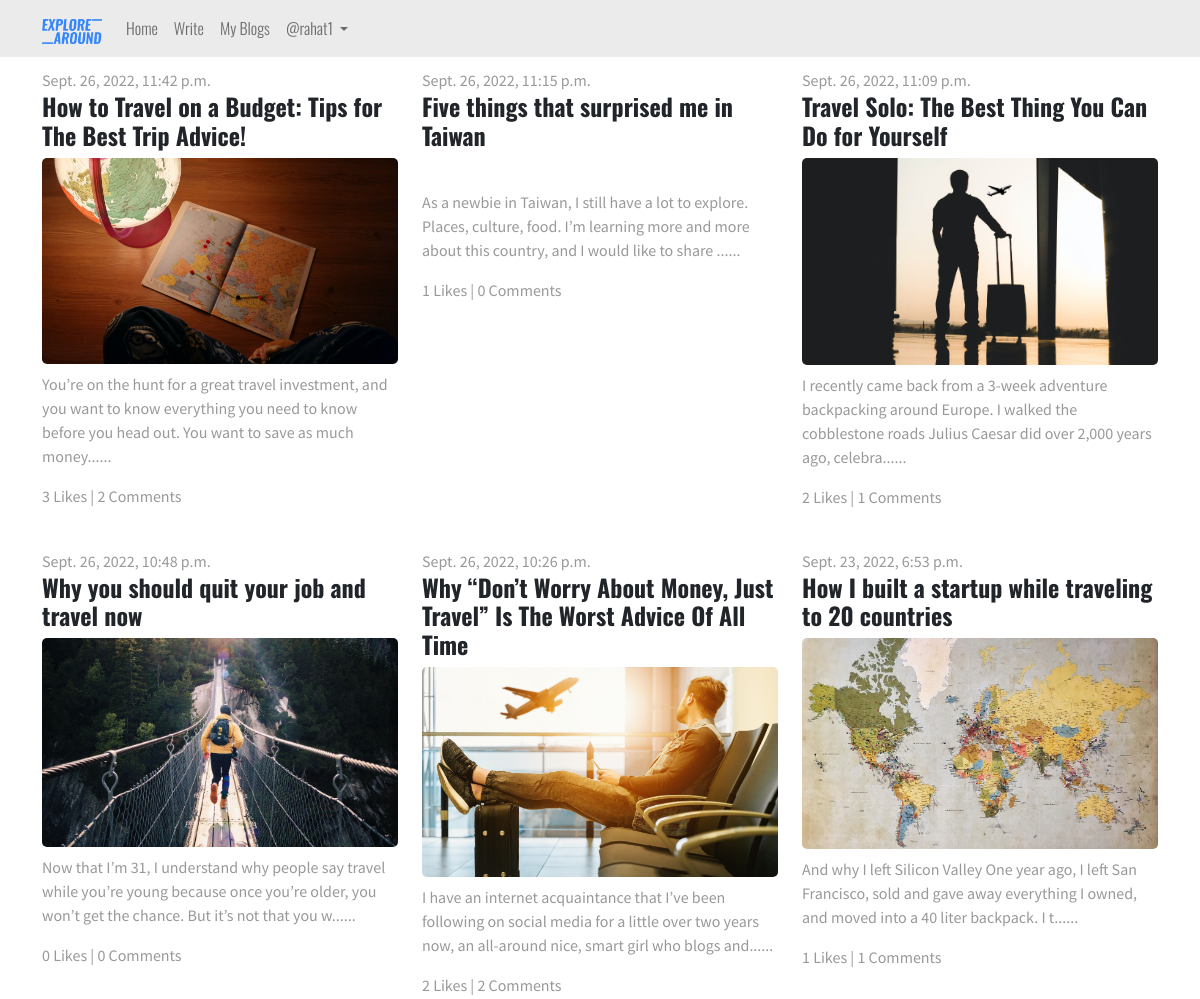
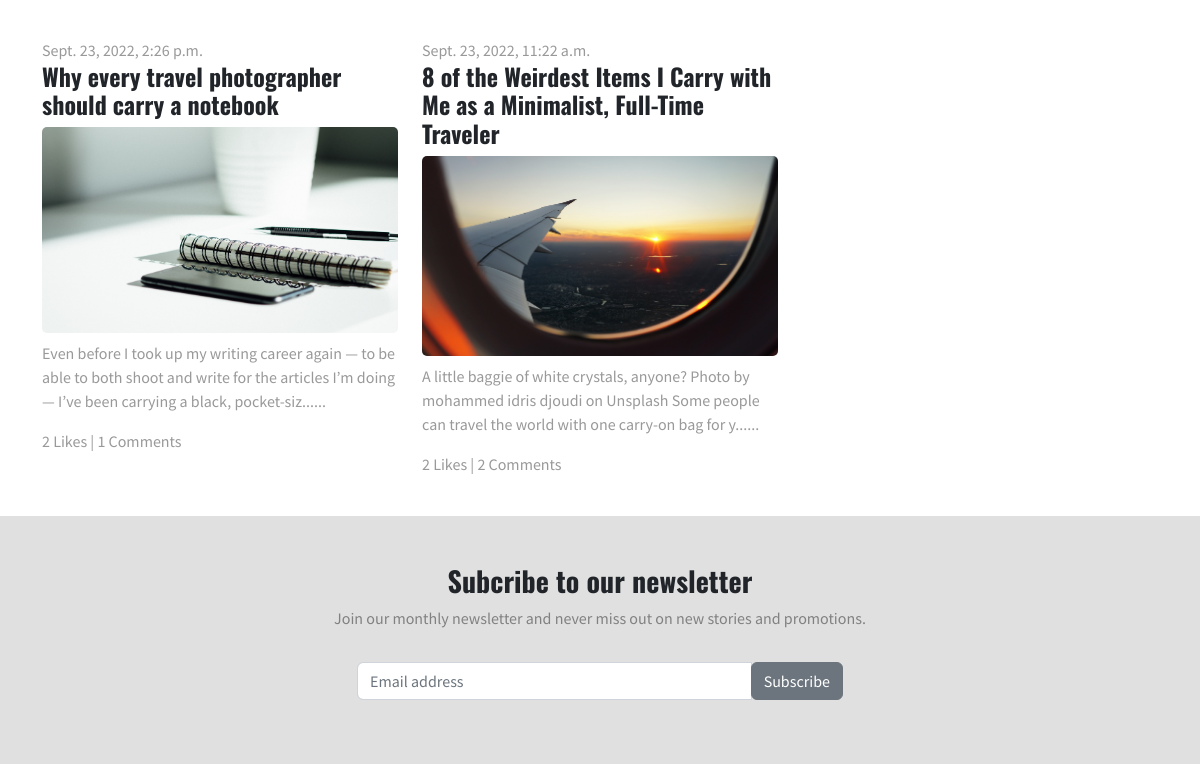
Screenshot of /blog/ (signed in) with the database file from the repository (2 pictures, top to bottom).
### Blog_Management/models.py (models this page shows, shortened)
class Blog(models.Model):
    author = models.ForeignKey(User, on_delete=models.CASCADE, related_name='post_author')
    blog_title = models.CharField(max_length=264, verbose_name='Title')
    slug = models.SlugField(max_length=264, unique=True)
    blog_content = models.TextField(verbose_name='Please write what is on your mind?')
    blog_image = models.ImageField(upload_to='blog_pics', verbose_name='Image')
    publish_date = models.DateTimeField(auto_now_add=True)
    update_date = models.DateTimeField(auto_now=True)
    class Meta:
        ordering = ('-publish_date', )

### Blog_Management/views.py (the view)
# urls.py: path('', views.AllBlog.as_view(), name='all_blog'),
class AllBlog(ListView):
    context_object_name = 'blogs'
    model = Blog
    template_name = 'Blog_Management/all_blog.html'

### Blog_Management/templatetags/custom_filters.py (called while the page is built)
def range_filter(value):
    return value[0:150] + "......"

### templates/Blog_Management/all_blog.html (shortened to what this page needs)
{% extends 'base.html' %}
{% load custom_filters %}
{% block main_content %}
<div class="container">
  <div class="row">
    {% for blog in blogs %}
    <div class="col-md-4" data-aos="fade-up">
      <div class="card mb-4 border-0">
        <div>
          <span class="time-font" style="color: #999;">{{ blog.publish_date }}</span>
          <a href="{% url 'Blog_Management_App:full_blog' slug=blog.slug %}" class="text-decoration-none">
            <h4 class="card-title title-font text-dark">{{ blog.blog_title }}</h4>
          </a>
        </div>
        <div class="row">
          <a href="{% url 'Blog_Management_App:full_blog' slug=blog.slug %}">
            <img src="/media/{{ blog.blog_image }}" alt="" class="card-img">
          </a>
        </div>
        <div class="pt-2">
          <p class="card-text time-font" style="color: #999;">{{ blog.blog_content|range_filter }}</p>
          <p class="time-font mt-1" style="color: #999;">{{ blog.liked_blog.count }} Likes | {{ blog.blog_comment.count }} Comments</p>
        </div>
      </div>
    </div>
    {% endfor %}
  </div>
</div>
<div style="background-color: #e0e0e0;" data-aos="fade-up">
  <div class="text-center py-5">
    <h3 class="title-font">Subcribe to our newsletter</h3>
    <p class="time-font" style="color: #818181;">Join our monthly newsletter and never miss out on new stories and promotions.</p>
    <div class="row">
      <div class="col-xs-12 col-sm-9 col-md-7 col-lg-5 ms-auto me-auto">
        <div class="input-group mb-3 mt-3 time-font">
          <input type="text" class="form-control" placeholder="Email address">
          <span class="input-group-btn">
            <button type="submit" class="btn btn-secondary">Subscribe</button>
          </span>
        </div>
      </div>
    </div>
  </div>
</div>
{% endblock main_content %}

### templates/base.html (shortened to what this page needs)
<!DOCTYPE html>
{% load static %}
<html lang="en">
<head>
    <link href="https://cdn.jsdelivr.net/npm/bootstrap@5.2.0-beta1/dist/css/bootstrap.min.css" rel="stylesheet">
    <link href="https://maxcdn.bootstrapcdn.com/font-awesome/4.7.0/css/font-awesome.min.css" rel="stylesheet">
    <link rel="stylesheet" href="{% static 'css/style.css' %}">
    <link rel="stylesheet" href="https://unpkg.com/aos@next/dist/aos.css" />
</head>
<body style="overflow-x: hidden;">
    <header>
      <nav class="navbar navbar-expand-lg nav-font fixed-top" style="background-color: #ebebeb;">
        <div class="container">
          <a class="navbar-brand" href="{% url 'index' %}"><img src="/media/logo.png" width='60px' alt="Logo"></a>
          <div class="collapse navbar-collapse" id="navbarSupportedContent">
            <ul class="navbar-nav me-auto mb-lg-0">
              <li class="nav-item">
                <a class="nav-link" href="{% url 'index' %}">Home</a>
              </li>
              {% if user.is_authenticated %}
                <li class="nav-item">
                  <a class="nav-link" href="{% url 'Blog_Management_App:write_blog' %}">Write</a>
                </li>
                <li class="nav-item">
                  <a class="nav-link" href="{% url 'Blog_Management_App:my_blogs' %}">My Blogs</a>
                </li>
                <li class="nav-item dropdown">
                  <a class="nav-link dropdown-toggle" href="#" role="button" data-bs-toggle="dropdown" aria-expanded="false">
                    @{{ user.username }}
                  </a>
                </li>
              {% endif %}
            </ul>
          </div>
        </div>
      </nav>
    </header>
    <section>
        {% block main_content %}
        {% endblock main_content %}
    </section>
</body>
</html>

### static/css/style.css (style rules this page uses)
.nav-font { font-family: 'Oswald', sans-serif; font-weight: 300; }
.title-font { font-family: 'Oswald', sans-serif; font-weight: bold; }
.time-font { font-family: 'Source Sans Pro', sans-serif; }

### templates/base.html (style rules this page uses)
body { padding-top: 68px; }

### rows the page displays
Blog: publish_date "Sept. 26, 2022, 11:42 p.m.", blog_title "How to Travel on a Budget: Tips for The Best Trip Advice!", blog_image (picture), blog_content|range_filter "You’re on the hunt for a great travel investment, and you want to know everything you need to know before you head out. You want to save as much money......", liked_blog.count "3", blog_comment.count "2"
Blog: publish_date "Sept. 26, 2022, 11:15 p.m.", blog_title "Five things that surprised me in Taiwan", blog_content|range_filter "As a newbie in Taiwan, I still have a lot to explore. Places, culture, food. I’m learning more and more about this country, and I would like to share ......", liked_blog.count "1", blog_comment.count "0"
Blog: publish_date "Sept. 26, 2022, 11:09 p.m.", blog_title "Travel Solo: The Best Thing You Can Do for Yourself", blog_image (picture), blog_content|range_filter "I recently came back from a 3-week adventure backpacking around Europe. I walked the cobblestone roads Julius Caesar did over 2,000 years ago, celebra......", liked_blog.count "2", blog_comment.count "1"
Blog: publish_date "Sept. 26, 2022, 10:48 p.m.", blog_title "Why you should quit your job and travel now", blog_image (picture), blog_content|range_filter "Now that I’m 31, I understand why people say travel while you’re young because once you’re older, you won’t get the chance. But it’s not that you w......", liked_blog.count "0", blog_comment.count "0"
Blog: publish_date "Sept. 26, 2022, 10:26 p.m.", blog_title "Why “Don’t Worry About Money, Just Travel” Is The Worst Advice Of All Time", blog_image (picture), blog_content|range_filter "I have an internet acquaintance that I’ve been following on social media for a little over two years now, an all-around nice, smart girl who blogs and......", liked_blog.count "2", blog_comment.count "2"
Blog: publish_date "Sept. 23, 2022, 6:53 p.m.", blog_title "How I built a startup while traveling to 20 countries", blog_image (picture), blog_content|range_filter "And why I left Silicon Valley One year ago, I left San Francisco, sold and gave away everything I owned, and moved into a 40 liter backpack. I t......", liked_blog.count "1", blog_comment.count "1"
Blog: publish_date "Sept. 23, 2022, 2:26 p.m.", blog_title "Why every travel photographer should carry a notebook", blog_image (picture), blog_content|range_filter "Even before I took up my writing career again — to be able to both shoot and write for the articles I’m doing — I’ve been carrying a black, pocket-siz......", liked_blog.count "2", blog_comment.count "1"
Blog: publish_date "Sept. 23, 2022, 11:22 a.m.", blog_title "8 of the Weirdest Items I Carry with Me as a Minimalist, Full-Time Traveler", blog_image (picture), blog_content|range_filter "A little baggie of white crystals, anyone? Photo by mohammed idris djoudi on Unsplash Some people can travel the world with one carry-on bag for y......", liked_blog.count "2", blog_comment.count "2"

### other values shown
{{ user.username }} "rahat1"
